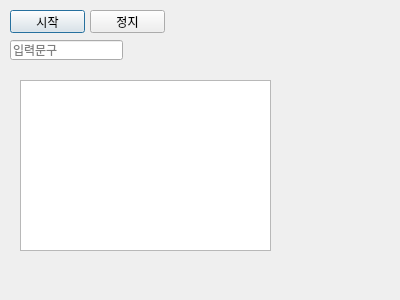
<?xml version="1.0" encoding="UTF-8"?>
<ui version="4.0">
 <class>Dialog</class>
 <widget class="QDialog" name="Dialog">
  <property name="geometry">
   <rect>
    <x>0</x>
    <y>0</y>
    <width>400</width>
    <height>300</height>
   </rect>
  </property>
  <property name="windowTitle">
   <string>Dialog</string>
  </property>
  <widget class="QPushButton" name="pushButton_start">
   <property name="geometry">
    <rect>
     <x>10</x>
     <y>10</y>
     <width>75</width>
     <height>23</height>
    </rect>
   </property>
   <property name="text">
    <string>시작</string>
   </property>
  </widget>
  <widget class="QLineEdit" name="lineEdit_input">
   <property name="geometry">
    <rect>
     <x>10</x>
     <y>40</y>
     <width>113</width>
     <height>20</height>
    </rect>
   </property>
   <property name="text">
    <string extracomment="입력문구"/>
   </property>
   <property name="placeholderText">
    <string>입력문구</string>
   </property>
  </widget>
  <widget class="QTextEdit" name="textEdit">
   <property name="geometry">
    <rect>
     <x>20</x>
     <y>80</y>
     <width>251</width>
     <height>171</height>
    </rect>
   </property>
  </widget>
  <widget class="QPushButton" name="pushButton_stop">
   <property name="geometry">
    <rect>
     <x>90</x>
     <y>10</y>
     <width>75</width>
     <height>23</height>
    </rect>
   </property>
   <property name="text">
    <string>정지</string>
   </property>
  </widget>
 </widget>
 <resources/>
 <connections/>
</ui>
